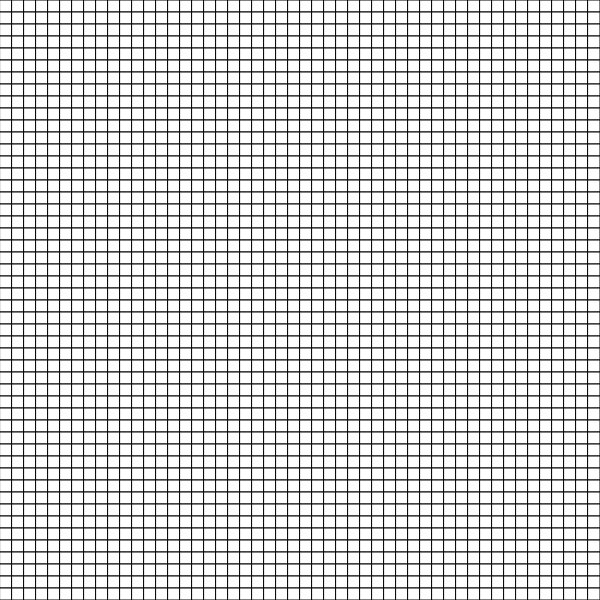
Frame 1 (no input)
Frame 60 (no input): identical to frame 1, image omitted
Frame 120 (the mouse pressed at the canvas centre since frame 60): identical to frame 1, image omitted

The p5.js sketch that drew this single still picture (run headless with seeded random() and noise() and a simulated clock; from frame 60 on, the mouse is pressed at the canvas centre):

// p5.js sketch
// ── sketch.js
let cols = 50;
let rows = 50;
let grid;
let cellSize;
let enemy;



function setup() {
  createCanvas(600, 600);
  cellSize = width / cols;
  grid = createRandom2DArray(cols, rows);
}

function draw() {
  background(255);
  displayGrid();
}

function displayGrid() {
  for (let x = 0; x < cols; x++) {
    for (let y = 0; y < rows; y++) {
      if (grid[x][y] === 0) {
        fill(255);
      }
      rect(x * cellSize, y * cellSize, cellSize, cellSize);
    }
  }
}

function enemyMovement(x, y) {
  if (enemy) {

  }
}


function createRandom2DArray(cols, rows) {
  let randomGrid = [];
  for (let x = 0; x < cols; x++) {
    randomGrid.push([]);
    for (let y = 0; y < rows; y++) {
      if (random(100) < 50) {
        randomGrid[x].push(0);
      }
      else {
        randomGrid[x].push(1);
      }
    }
  }
  return randomGrid;
}
